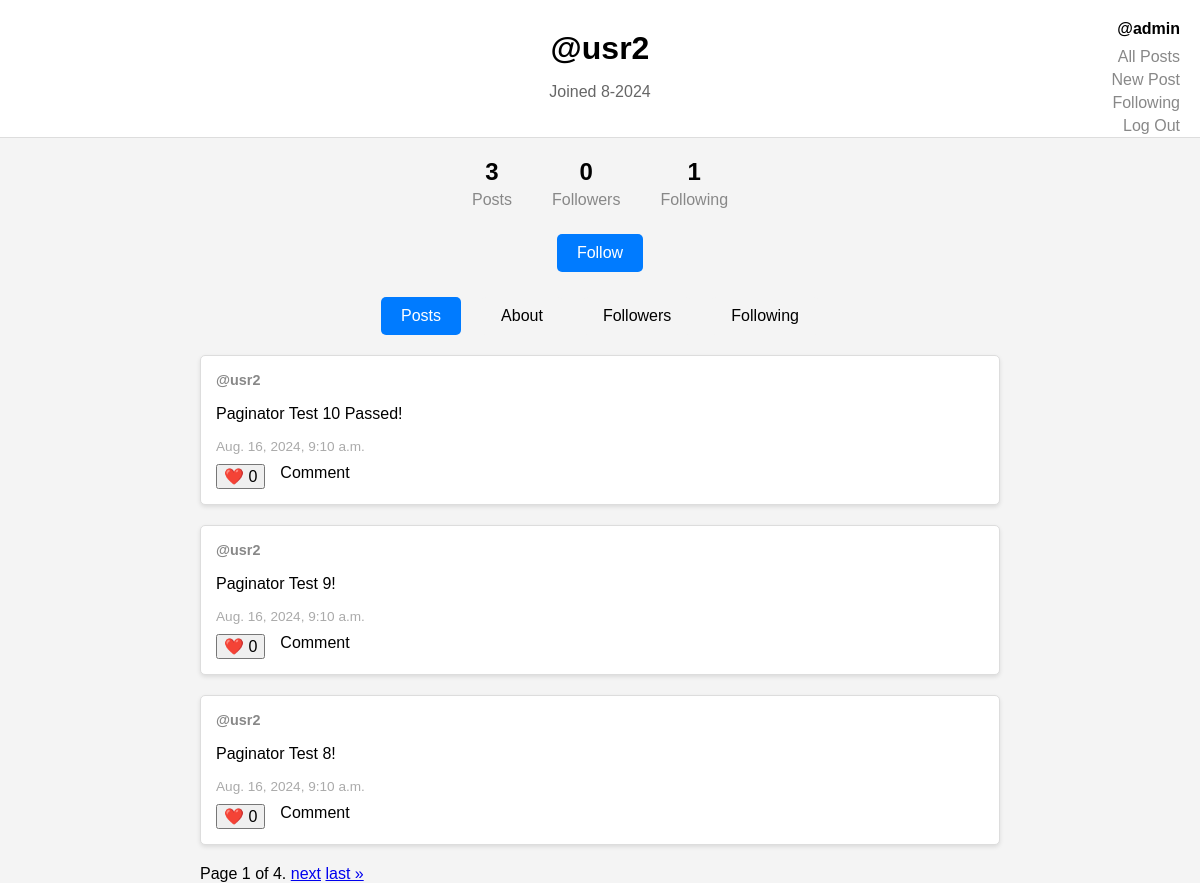
The app's page /profile/3 (signed in), older data.
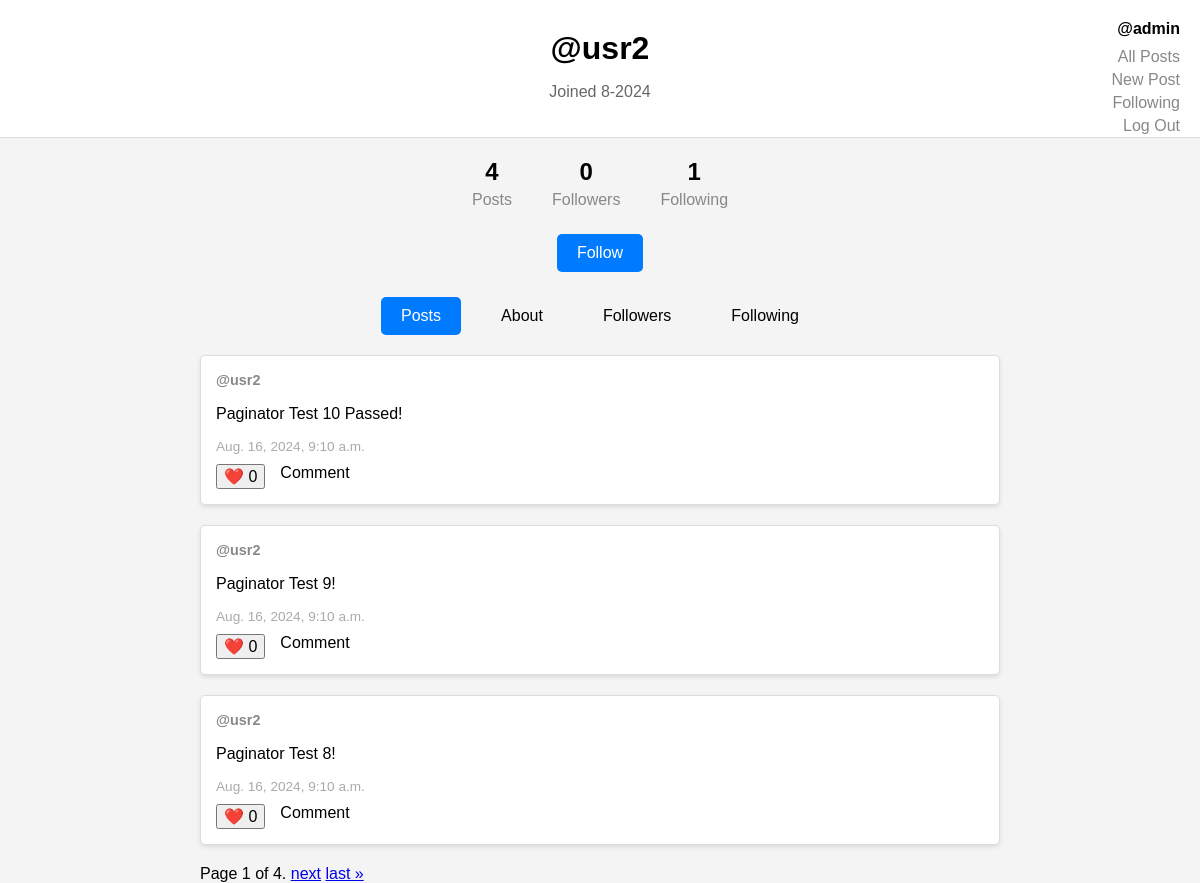
The same page, newer data.
### network/models.py (models this page shows, shortened)
class User(AbstractUser):
    joined_at = models.DateTimeField(auto_now_add=True)
    pts = models.IntegerField(default=0)
    flwers = models.IntegerField(default=0)
    flwings = models.IntegerField(default=0)

### network/views.py (the view)
# urls.py: path("profile/<int:identity>", views.show_profile, name="profile"),
def show_profile(request, identity):
    user = get_object_or_404(User, id=identity)
    posts = Post.objects.filter(poster=user)[::-1]
    paginator = Paginator(posts, 3)
    page_number = request.GET.get('page', 1)
    page_obj = paginator.get_page(page_number)
    return render(request, "network/profile.html", {
        "watching": user,
        "page_obj": page_obj
    })

### network/templatetags/custom_tags.py (called while the page is built)
@register.simple_tag
def get_posts_for(user):
    return Post.objects.filter(poster=user)[::-1]

@register.simple_tag
def is_myself(u1, u2):
    return u1.id == u2.id

@register.simple_tag
def is_flwing(u1, u2):
    return Follower.objects.filter(idol=u1, fan=u2).exists()

@register.simple_tag
def is_liking(post, user=None):
    return Like.objects.filter(liking=post, liker=user).exists()

### network/templates/network/profile.html (shortened to what this page needs)
{% load static %}
{% load custom_tags %}
{% is_myself watching user as myself %}
<!DOCTYPE html>
<html lang="en">
<head>
    <link href="{% static 'network/profile_styles.css' %}" rel="stylesheet">
</head>
<body>
    <div class="nav-links">
        <span class="username">@{{ user.username }}</span>
        <a href="{% url 'index' %}">All Posts</a>
        <a href="{% url 'newpost' %}">New Post</a>
        {% if user.is_authenticated %}
            <a href="{% url 'following' %}">Following</a>
            <a href="{% url 'logout' %}">Log Out</a>
        {% else %}
            <a href="{% url 'login' %}">Log In</a>
            <a href="{% url 'register' %}">Register</a>
        {% endif %}
    </div>
    <div class="profile-header">
        <h1>@{{ watching.username }}</h1>
        <p>Joined {{ watching.joined_at.month }}-{{ watching.joined_at.year }} </p>
    </div>
    <div class="profile-stats">
        <div>
            <h3>{{ watching.pts }}</h3>
            <p>Posts</p>
        </div>
        <div>
            <h3 id="n_flwers">{{ watching.flwers }}</h3>
            <p>Followers</p>
        </div>
        <div>
            <h3>{{ watching.flwings }}</h3>
            <p>Following</p>
        </div>
    </div>
    <div class="profile-actions">
        {% if not myself %}
            {% is_flwing watching user as flwing %}
                <button class="follow-btn" id="flw_btn" data-idolid="{{ watching.id }}" data-url="{% url 'togflw' %}">
                    {% if not flwing %}
                        Follow
                    {% else %}
                        Unfollow
                    {% endif %}
                </button>
        {% else %}
            <button class="edit-btn">Edit</button>
        {% endif %}
    </div>
    <div class="tabs">
        <button class="active">Posts</button>
        <button>About</button>
        <button>Followers</button>
        <button>Following</button>
    </div>
    <div class="feed-container">
        {% for post in page_obj %}
            <div class="post-box">
                <div class="post-header">
                    <span class="poster-name"><strong>@{{ post.poster.username }}</strong></span>
                </div>
                <div class="post-content" id="ct{{ post.id }}">
                    <p>{{ post.content }}</p>
                </div>
                <div class="post-meta">
                    <span class="post-time">{{ post.time }}</span>
                </div>
                <div class="post-actions">
                    <button id="like_btn" data-postid="{{ post.id }}" data-url="{% url 'like' %}">
                        <span class="like-section">
                            <span id="n_like{{ post.id }}">
                                {% is_liking post user as liking %}
                                {% if not liking %}
                                    ❤️
                                {% else %}
                                    💔
                                {% endif %}
                                {{ post.likes }}</span>
                        </span>
                    </button>
                    <span class="comment-section">Comment</span>
                </div>
            </div>
        {% empty %}
            <h1>{{ watching.username }} hasn't posted anything yet!</h1>
        {% endfor %}
        <div class="pagination">
            <span class="step-links">
                <span class="current">
                    Page {{ page_obj.number }} of {{ page_obj.paginator.num_pages }}.
                </span>
                {% if page_obj.has_next %}
                    <a href="{% url 'profile' watching.id %}?page={{ page_obj.next_page_number }}">next</a>
                    <a href="{% url 'profile' watching.id %}?page={{ page_obj.paginator.num_pages }}">last &raquo;</a>
                {% endif %}
            </span>
        </div>
    </div>
</body>
</html>

Row changes from the older to the newer data that the page shows:
changed User "usr2": pts "3" → "4"
